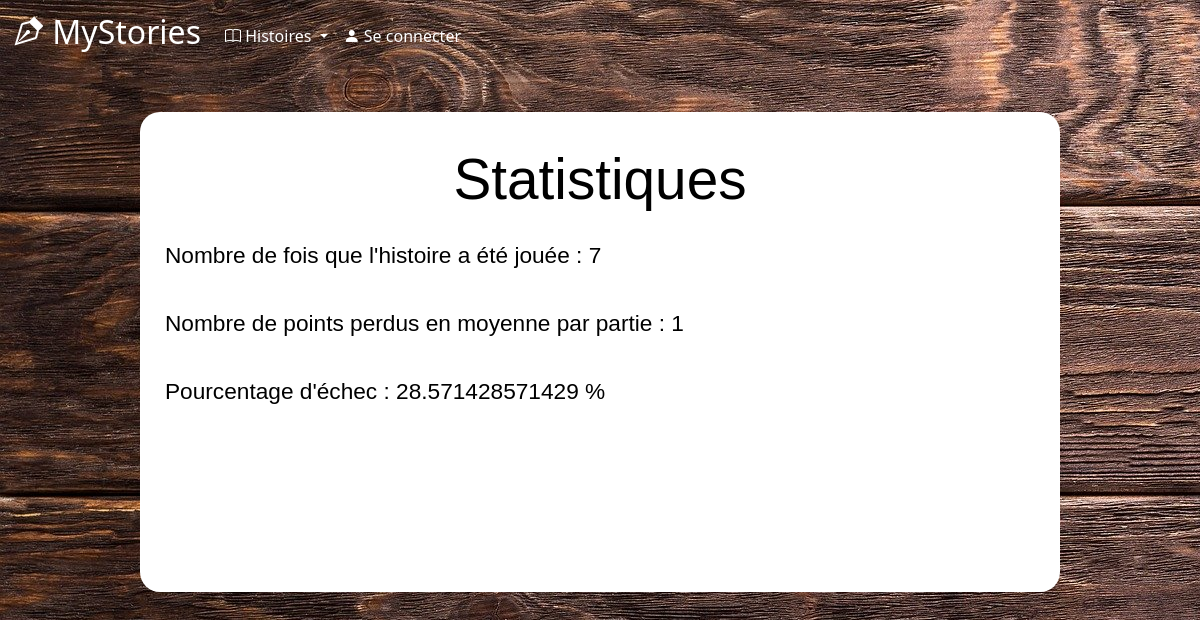
The page /story_stat.php?id=1 on the database its author committed.
### tables this page shows
CREATE TABLE `stats` (
  `id_story` int(11) DEFAULT NULL,
  `played` int(11) DEFAULT NULL,
  `death` int(11) DEFAULT NULL,
  `points` int(11) DEFAULT NULL
);

### story_stat.php (the view, shortened to what this page needs)
<?php include("includes/header.php") ?>
<?php include("includes/connect.php") ?>
<main>
    <div id="backgroundConnexion">
        <p class="titre_petit"> Statistiques</p>
        <?php $storyId=$_GET['id']; ?>
            <?php
            $req = "SELECT * FROM stats WHERE id_story=:id";
            $res = $bdd->prepare($req);
            $res->execute(array("id"=>$storyId));
            if($res->rowCount() == 1){
                $ligne2 = $res->fetch();
                ?>
                <div>
                    Nombre de fois que l'histoire a été jouée :
                    <?php
                    if(!empty($ligne2['played'])){
                        echo $ligne2['played'];
                    }
                    else{
                        echo 0;
                    }
                    ?>
                    <br/>
                    <br/>
                    Nombre de points perdus en moyenne par partie :
                    <?php
                    if(!empty($ligne2['points']) && !empty($ligne2['played']) && $ligne2['played']!=0){
                        $pts= $ligne2['points']/$ligne2['played'];
                    }
                    else{
                        $pts=0;
                    }
                    echo $pts;
                    ?>
                    <br/>
                    <?php
                    $pourcentageMort=0;
                    if(!empty($ligne2['played']) && $ligne2['played']!=0){
                        $pourcentageMort = ($ligne2['death']*100)/$ligne2['played'];
                    }
                    else{
                        $pourcentageMort = 0;
                    }
                    ?>
                    <br/>
                    Pourcentage d'échec : <?= $pourcentageMort?> %
                </div>
                <?php
            }
            ?>
        </div>
    </main>
</body>
</html>

### style.css (style rules this page uses)
.accueil { background-image: url("images/fondBois.jpg"); }
body { background-color: black; color: white; }
.titre_petit { font-size :1.5cm; font-family: 'Trebuchet MS', 'Lucida Sans Unicode', 'Lucida Grande', 'Lucida Sans', Arial, sans-serif; text-align: center; }
main { margin: 20px 10%; color: black; padding: 20px; position: relative; background-size: cover; background-attachment: fixed; width: 80vw; font-size: 0.6cm; font-family: 'Trebuchet MS', 'Lucida Sans Unicode', 'Lucida Grande', 'Lucida Sans', Arial, sans-serif; }
#backgroundConnexion { position: relative; top: 0; left: 0; min-height: 60vh; background: white; border-radius: 20px; padding: 25px; z-index: 1; }

### rows shown on the page
stats: played "7", pts "1", pourcentageMort "28.571428571429"
